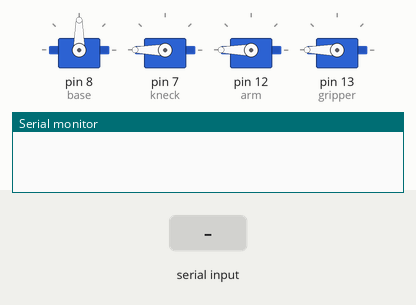
Simulated run of this sketch. Board: Arduino Uno, built with avr-gcc and run on an emulated ATmega328P. Parts: 4 × servo, the last lines printed to the serial monitor. The inputs (shaded band) are chosen by the test bench.

Above: at 1.2 s.
1.3 s: "1\n" received over Serial
At 3.4 s:
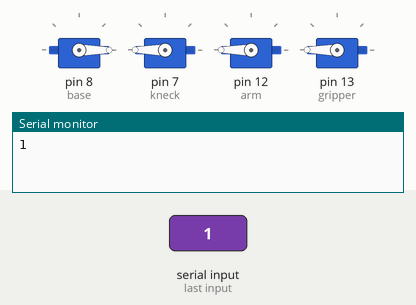
4.3 s: byte 52 ('4') received over Serial
6.7 s: byte 76 ('L') received over Serial
At 9.2 s:
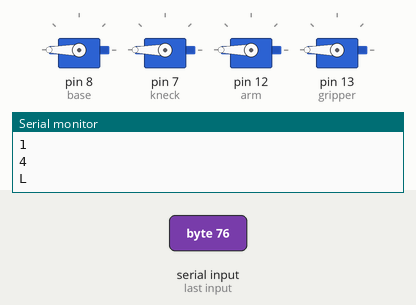
9.7 s: byte 50 ('2') received over Serial
12.7 s: byte 53 ('5') received over Serial
At 15.4 s:
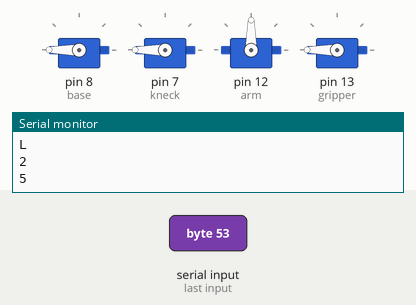
15.7 s: byte 48 ('0') received over Serial
At 18.0 s:
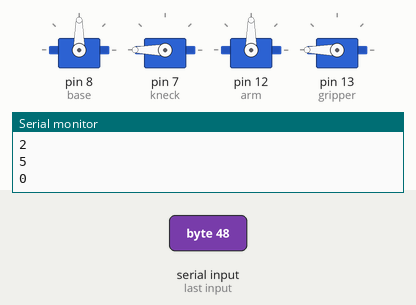
Timing chart, 0 to 19.5 s (numbered marks = the images above; inputs shaded):
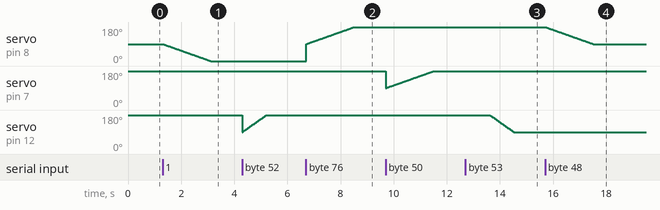

The sketch:

sketch_sep04a.ino
```cpp
#include<Servo.h>
Servo base;
Servo kneck;
Servo arm;
Servo gripper;

int p, q , r, s;

char data = 0;

void setup() {
  Serial.begin(9600);
  base.attach(8);
  kneck.attach(7);
  arm.attach(12);
  gripper.attach(13);

  base.write(90);
  kneck.write(180);
  arm.write(360);
  gripper.write(180);
}

void loop() {
  if (Serial.available() > 0) {
    data = Serial.read();
    Serial.print(data);
    Serial.print("\n");

    if (data == '1') {
      for (p = 90; p >= 0; p--) {
        base.write(p);
        delay(20);
      }
    }
    else if (data == '0') {
      if (p <= 90) {
        for (p = 0; p <= 90; p++) {
          base.write(p);
          delay(20);
        }
      }
      else if (p > 90) {
        for (p = 180; p >= 90; p--) {
          base.write(p);
          delay(20);
        }
      }

    }
    else if (data == 'L') {
      for (p = 90; p <= 180; p++) {
        base.write(p);
        delay(20);
      }
    }
    else if (data == '2') {
      for (q = 90; q <= 180; q++) {
        kneck.write(q);
        delay(20);
      }
    }
    else if (data == '3') {
      for (q = 180; q >= 90; q--) {
        kneck.write(q);
        delay(20);
      }
    }
    else if (data == '4') {
      for (r = 90; r < 270; r++) {
        arm.write(r);
        delay(10);
      }
    }
    else if (data == '5') {
      for (r = 270; r >= 90; r--) {
        arm.write(r);
        delay(10);
      }
    }
    else if (data == '6') {
      for (s = 90; s < 180; s++) {
        gripper.write(s);
        delay(5);
      }
    }
    else if (data == '7') {
      for (s = 180; s >= 90; s--) {
        gripper.write(s);
        delay(5);
      }
    }
  }
}
```

Measured:
- after the input at 1.3 s, servo on pin 8 (base): moves from 90° to 0° over 1.8 s, starting at once
- after the input at 6.7 s, servo on pin 8 (base): moves from 0° to 180° over 1.8 s, starting at once
- after the input at 12.7 s, servo on pin 12 (arm): moves from 180° to 90° over 0.91 s, starting after 0.92 s
- after the input at 15.7 s, servo on pin 8 (base): moves from 180° to 90° over 1.8 s, starting at once
